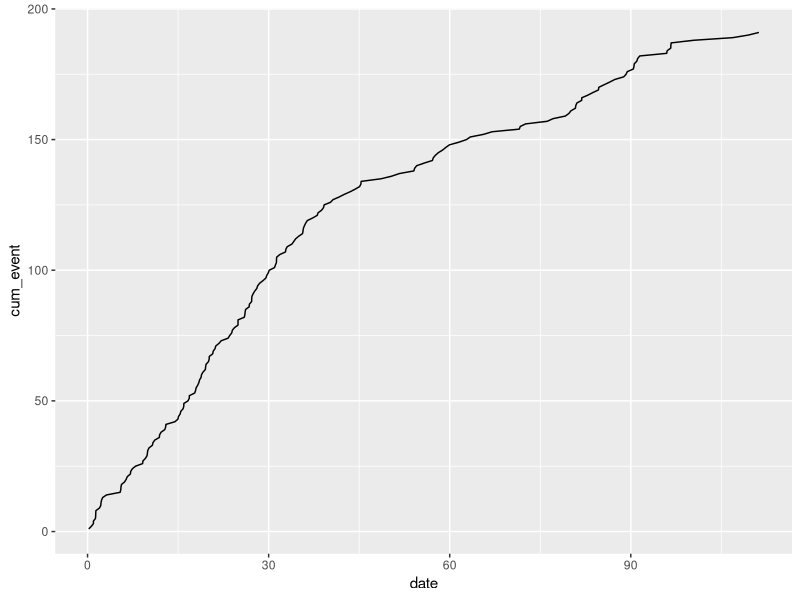
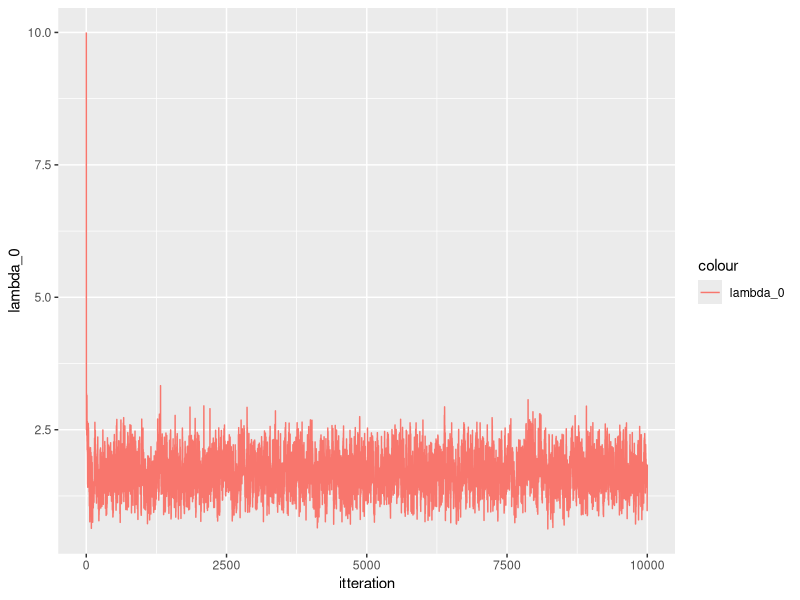
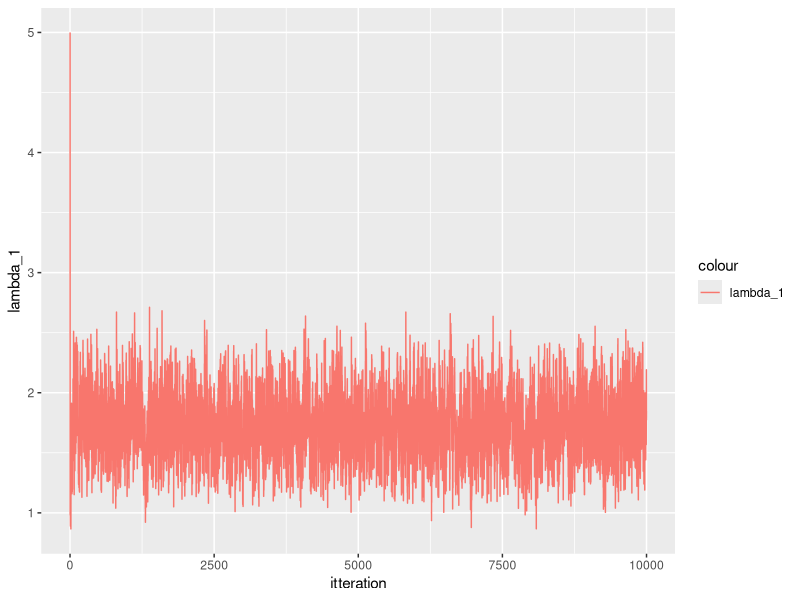
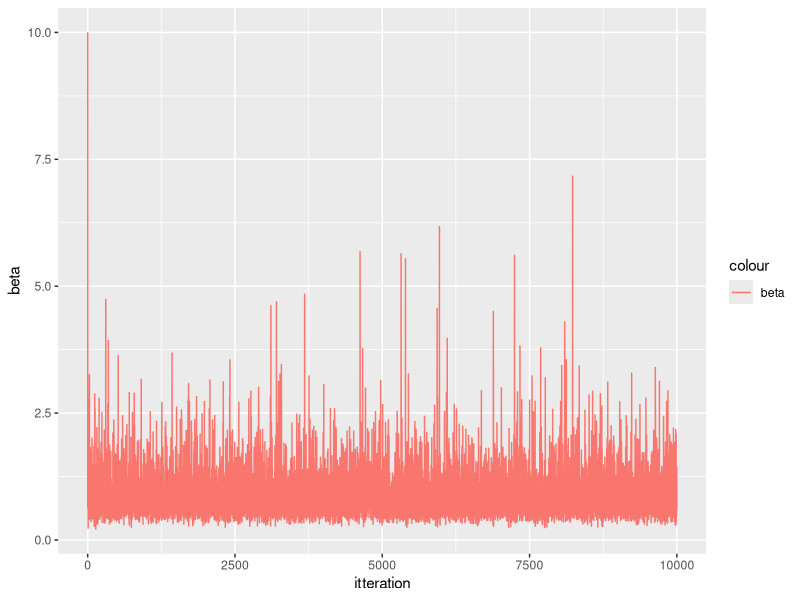
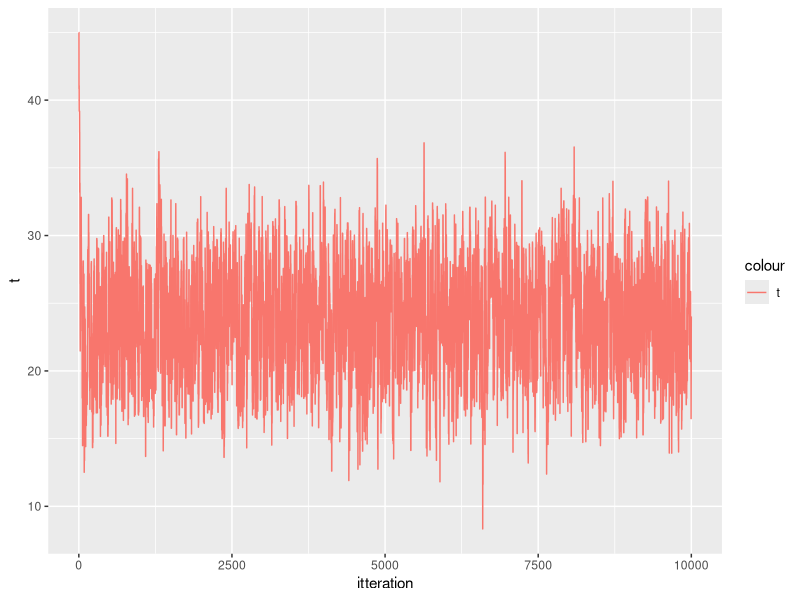
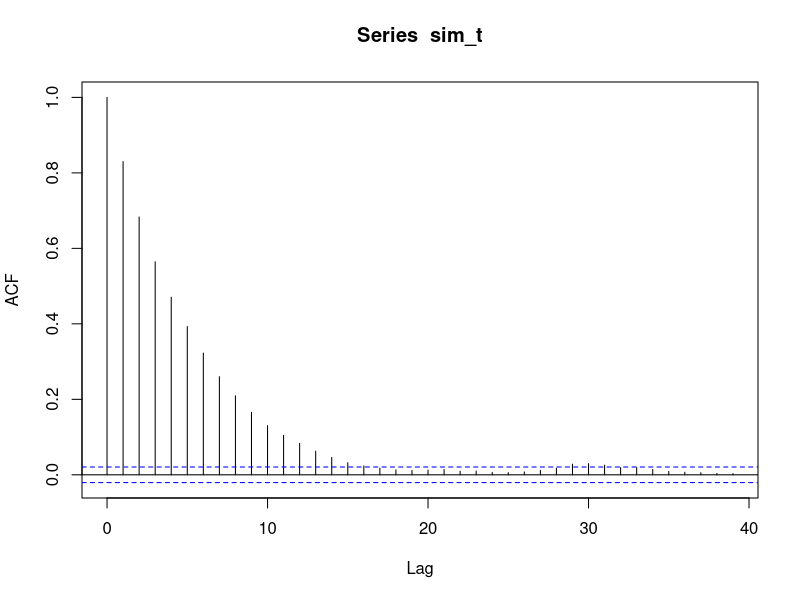

R code for these plots, in order:
#implemetn MCMC


# Want Q to be a random walk


# f_cond_beta <- function(beta, lambda_0, lambda_1){
#   return(exp(-1/beta * (lambda_0 + lambda_1 + 1))*(1/beta)^5)
# }

f_cond_t <- function(beta, lambda_0, lambda_1, y_0, y_1){
  return(lambda_0^{y_0+1} *lambda_1^{y_1+1}*exp(-t* (lambda_0 - lambda_1 )))
}

MH_alg <- function(n,data, t_0,t_2, t, lambda_0,lambda_1, beta, sigma){

  y_0 = sum(data[date <t]$event)
  y_1 = sum(data[date>= t]$event)
  y_0
  y_1
  results <- matrix(nrow = n, ncol = 4)
  results[1, 1:4] <- c(t, lambda_0, lambda_1, beta)
  for(i in 2:n){
    results[2:10, 1:4]
    #print("t")
    #print(results[i-1,1])
    y_0 = sum(data[date <results[i-1,1]]$event)
    y_1 = sum(data[date>= results[i-1,1]]$event)
    #print(i)
    #gibs step
    
    lambda_0 <- rgamma(1, (y_0 + 2 ), scale= (1/(t - t_0 + 1/beta))) #stemmer shape param?
    lambda_1 <- rgamma(1, (y_1 + 2 ), scale=(1/(t_2 - t + 1/beta))) #stemmer shape param?
    lambda_0
    lambda_1
    beta_tilde <- rgamma(1, 6, scale = 1/(lambda_0 + lambda_1 + 1))
    beta <- 1/beta_tilde
    beta
    results[i, 2:4] <- c( lambda_0, lambda_1, beta)
    
    #MH step
    
    t_old <- results[i-1, 1]
    t_new <- rnorm(1, t_old, sigma)
    t_new
    #print(c("T_old", t_old, "T_new", t_new))
    ## acceptannce prob
    a <- min(1, (lambda_0^{y_0+1} *lambda_1^{y_1+1}*exp(-t_new *(lambda_0 - lambda_1 )))/(lambda_0^{y_0+1} *lambda_1^{y_1+1}*exp(-t_old *(lambda_0 - lambda_1 ))))
    a
    u <- runif(1)
    u
    if (u< a){
      results[i, 1] <-  t_new
    } else{
      results[i,1] <- t_old
      }
  }
  return (results)
}


library(boot)
library(data.table)
library(tidyr)
library(ggplot2)

data <- as.data.table(coal)
data[, event:= 1]
data[, cum_event := cumsum(event)]
data[, date := date- 1851]
q <- ggplot(data = data, aes(x = date, y = cum_event))
q <- q + geom_line()
q

t = 45

lambda_0 <- 10 #135/50
lambda_1 <- 5 #56/50
beta = 10

n = 10000
t_0 = 0
t_2 = 112 #maybe should be 1963? 

sigma = 3

sim_MH <- MH_alg(n,data, t_0, t_2, t, lambda_0,lambda_1, beta, sigma)

sim_MH <- as.data.table(sim_MH)

setnames(sim_MH, c("t", "lambda_0", "lambda_1", "beta"))

sim_MH[, itteration := seq(1:n)]
sim_MH

q <- ggplot(data = sim_MH, aes(x = itteration) )
q <- q + geom_line(aes(y = lambda_0, colour = "lambda_0"))
q
q <- ggplot(data = sim_MH, aes(x = itteration) )
q <- q + geom_line(aes(y = lambda_1, colour = "lambda_1"))
q
q <- ggplot(data = sim_MH, aes(x = itteration) )
q <- q + geom_line(aes(y = beta, colour = "beta"))
q
q <- ggplot(data = sim_MH, aes(x = itteration) )
q <- q + geom_line(aes(y = t, colour = "t"))
q
#only beta has a burn in period! kind of

summary(sim_MH)
2.92*45 + 0.92*(112-45)
#seems very reasonable!! 


##Looking at the acf of t

burnin <- 1000

sim_t <- sim_MH$t[burnin:n]

acf(sim_t)
